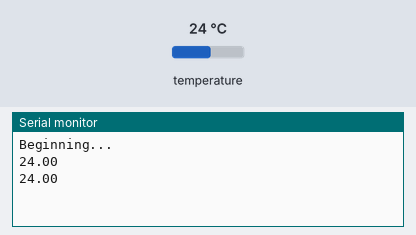
Bench run of a sketch on a simulated Arduino Uno, built with avr-gcc and run on an emulated ATmega328P. Shown: the last lines printed to the serial monitor. The inputs (shaded band) are chosen by the test bench; at power-on: temperature 24 °C.

Above: at 2.3 s.
2.4 s: temperature set to 12 °C
At 2.4 s:
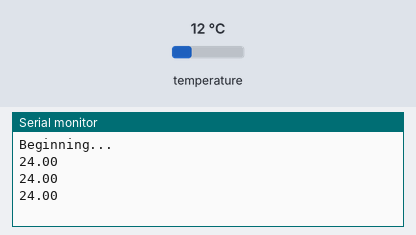
3.9 s: temperature set to 19 °C
At 4.5 s:
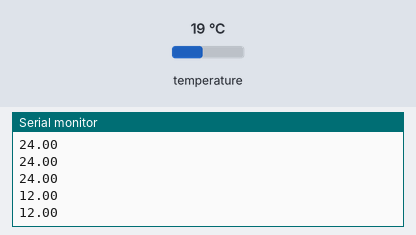
Timing chart, 0 to 6.9 s (numbered marks = the images above; inputs shaded):
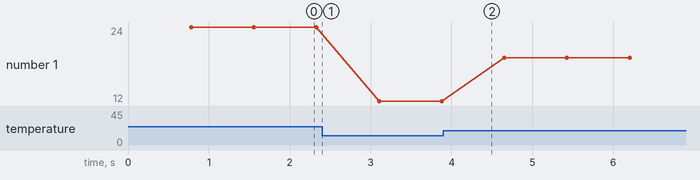

Measured:
- plotted number 1: 24 → 12 after the input at 2.4 s, 12 → 19 after the input at 3.9 s

The sketch:

TX1.ino
```cpp
/* EMITTER1

   THIS PROGRAM SENDS THE VALUE OF THE DS18B20 SENSOR TEMPERATURE TO GOBLIN 2
   CONFIGURED AS A RECEIVER, THIS HAS THE RADIOFREQUENCY SHIELD.

  Hardware SPI:
  Pins:
 * MISO -> 12 ARDUINO
 * MOSI -> 11 ARDUINO
 * SCK -> 13 ARDUINO
 * CE -> 9 ARDUINO
 * CSN -> 10 ARDUINO

  modified 26 Diciembre 2016
  by Rafael Cortés
  -GOBLIN 2 TEAM. VERSE Technology.

 */

#include <OneWire.h>                            //LIBRERY
#include <DallasTemperature.h>                  //LIBRERY
#include <SPI.h>                                //LIBRERY
#include <Mirf.h>                               //LIBRARY
#include <nRF24L01.h>                           //LIBRARY
#include <MirfHardwareSpiDriver.h>              //LIBRARY

#define Pin 2                                   //SENSOR PIN DS18B20 DATA
OneWire ourWire(Pin);                           //PIN DECLARED AS BUS FOR OneWire communication
DallasTemperature sensors(&ourWire);            //LIBRARY DallasTemperature


void setup(){
  Serial.begin(9600);                           //Serial.begin
  Mirf.csnPin = 10;                             //CSN -> 10 ARDUINO
  Mirf.cePin = 9;                               //CE -> 9 ARDUINO
  Mirf.spi = &MirfHardwareSpi;                  //CONFIGURATION
  Mirf.init();                                  //INIT LIBRARY MIRF
  Mirf.setRADDR((byte *)"JORGE");               //CONFIGURE THIS DEVICE WITH THE NAME JORGE
  Mirf.payload =32;                             //PAYLOAD 32
  Mirf.channel = 100;                           //CHANNEL 21
  Mirf.config();                                //MIRF CONFIG
  Serial.println("Beginning...");               //PRINT Beginning IN THE SERIAL
  sensors.begin();                              //BEGIN SENSOR
}

void loop(){

  sensors.requestTemperatures();                   //PREPARE THE SENSOR FOR READ
  float TEMPERATURA1=sensors.getTempCByIndex(0);   //GET THE TEMPERATURE AND SAVE IN TEMPERATURA1
  Mirf.setTADDR((byte *)"RAFA1");                  //CONFIGURE FOR TO SEND TO RAFA1
  Mirf.send((byte *)&TEMPERATURA1);                //SEND TEMPERATURA1 TO RAFA1

  while(Mirf.isSending()){
  }

  Serial.println(TEMPERATURA1);                    //PRINT THE VALUE TEMPERATURA1 IN THE SERIAL
  delay(10);                                       //DELAY 10 ms
}
```
